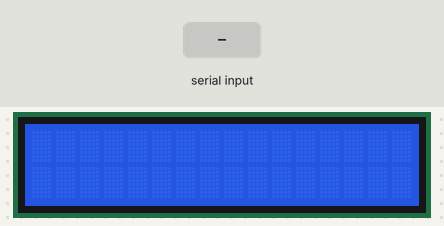
Bench run of a sketch on a simulated Arduino Uno, built with avr-gcc and run on an emulated ATmega328P. Parts: 16×2 character LCD. Inputs (shaded band) come from the test bench.

Above: at 1.2 s.
1.3 s: byte 30 received over Serial
2.8 s: byte 90 received over Serial
At 4.0 s:
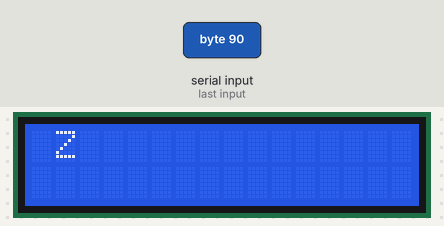
4.3 s: byte 120 received over Serial
At 5.3 s:
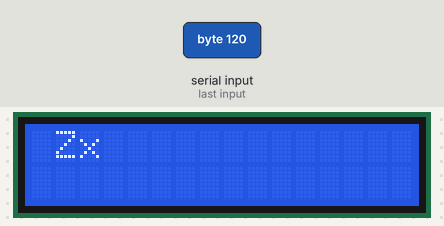
5.8 s: byte 30 received over Serial
7.3 s: byte 90 received over Serial
At 7.6 s:
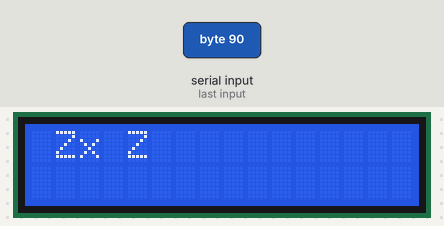
8.8 s: byte 120 received over Serial
At 10.0 s:
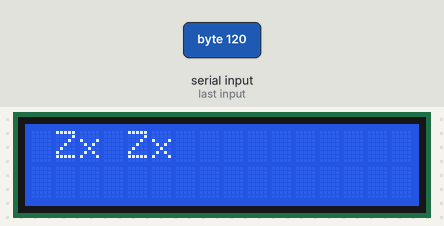
Timing chart, 0 to 11.3 s (numbered marks = the images above; inputs shaded):
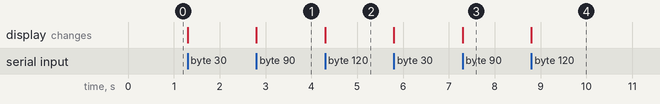

Measured:
- after the input at 2.8 s, the display: changes at once (image 1)
- after the input at 4.3 s, the display: changes at once (image 2)
- after the input at 7.3 s, the display: changes at once (image 3)
- after the input at 8.8 s, the display: changes at once (image 4)

The sketch:

test_bluetooth.ino
```cpp
#include <LiquidCrystal.h>
LiquidCrystal lcd(4, 5, 10, 11, 12, 13);
//char str[100];
char s = 0;
int c = 0;
int i = 0;

void setup() {
  Serial.begin(115200);
  lcd.begin(16, 2);
  /*lcd.print("Hello world!");
  lcd.setCursor(0, 1);
  lcd.print("foo bar baz");*/
}

void loop() {
  str1();

  /*if (Serial.available()) {
    i = Serial.read();
    lcd.clear();
    lcd.setCursor(0, 0);
    lcd.print("");
    //Serial.println(Serial.read());
  }*/
}

void str1() {
  if (Serial.available() > 0) {
    s = Serial.read();
    //lcd.clear();
    //lcd.setCursor(0, 0);
    lcd.print(s);
    /*
    if (s == 'a') { lcd.print(s); }
    if (s == 'b') { lcd.print("b"); }
    if (s == 'c') { lcd.print("c"); }
    if (s == 'd') { lcd.print("d"); }
    if (s == 'e') { lcd.print("e"); }
    if (s == 'f') { lcd.print("f"); }
    if (s == 'g') { lcd.print("g"); }
    if (s == 'h') { lcd.print("h"); }
    if (s == 'i') { lcd.print("i"); }
    if (s == 'j') { lcd.print("j"); }
    if (s == 'k') { lcd.print("k"); }
    if (s == 'l') { lcd.print("l"); }
    if (s == 'm') { lcd.print("m"); }
    if (s == 'n') { lcd.print("n"); }
    if (s == 'o') { lcd.print("o"); }
    if (s == 'p') { lcd.print("p"); }
    if (s == 'q') { lcd.print("q"); }
    if (s == 'r') { lcd.print("r"); }
    if (s == 's') { lcd.print("s"); }
    if (s == 't') { lcd.print("t"); }
    if (s == 'u') { lcd.print("u"); }
    if (s == 'w') { lcd.print("w"); }
    if (s == 'v') { lcd.print("v"); }
    if (s == 'x') { lcd.print("x"); }
    if (s == 'y') { lcd.print("y"); }
    if (s == 'z') { lcd.print("z"); }
    if (s == 'A') { lcd.print("A"); }
    if (s == 'B') { lcd.print("B"); }
    if (s == 'C') { lcd.print("C"); }
    if (s == 'D') { lcd.print("D"); }
    if (s == 'E') { lcd.print("E"); }
    if (s == 'F') { lcd.print("F"); }
    if (s == 'G') { lcd.print("G"); }
    if (s == 'H') { lcd.print("H"); }
    if (s == 'I') { lcd.print("I"); }
    if (s == 'J') { lcd.print("J"); }
    if (s == 'K') { lcd.print("K"); }
    if (s == 'L') { lcd.print("L"); }
    if (s == 'M') { lcd.print("M"); }
    if (s == 'N') { lcd.print("N"); }
    if (s == 'O') { lcd.print("O"); }
    if (s == 'P') { lcd.print("P"); }
    if (s == 'Q') { lcd.print("Q"); }
    if (s == 'R') { lcd.print("R"); }
    if (s == 'S') { lcd.print("S"); }
    if (s == 'T') { lcd.print("T"); }
    if (s == 'U') { lcd.print("U"); }
    if (s == 'W') { lcd.print("W"); }
    if (s == 'V') { lcd.print("V"); }
    if (s == 'X') { lcd.print("X"); }
    if (s == 'Y') { lcd.print("Y"); }
    if (s == 'Z') { lcd.print("Z"); }
    if (s == '0') { lcd.print("0"); }
    if (s == '1') { lcd.print("1"); }
    if (s == '2') { lcd.print("2"); }
    if (s == '3') { lcd.print("3"); }
    if (s == '4') { lcd.print("4"); }
    if (s == '5') { lcd.print("5"); }
    if (s == '6') { lcd.print("6"); }
    if (s == '7') { lcd.print("7"); }
    if (s == '8') { lcd.print("8"); }
    if (s == '9') { lcd.print("9"); }
    if (s == '@') { lcd.print("@"); }
    if (s == '#') { lcd.print("#"); }
    if (s == '$') { lcd.print("$"); }
    if (s == '%') { lcd.print("%"); }
    if (s == '^') { lcd.print("^"); }
    if (s == '&') { lcd.print("&"); }
    if (s == '*') { lcd.print("*"); }
    if (s == '(') { lcd.print("("); }
    if (s == ')') { lcd.print(")"); }
    if (s == '+') { lcd.print("+"); }
    if (s == '-') { lcd.print("-"); }
    if (s == '_') { lcd.print("_"); }
    if (s == '=') { lcd.print("="); }
    if (s == '/') { lcd.print("/"); }
    if (s == '|') { lcd.print("|"); }
    //if (s == '"') { lcd.print("""); }
    if (s == ':') { lcd.print(":"); }
    if (s == ';') { lcd.print(";"); }
    if (s == ']') { lcd.print("]"); }
    if (s == '[') { lcd.print("["); }
    if (s == '{') { lcd.print("{"); }
    if (s == '}') { lcd.print("}"); }
    if (s == '!') { lcd.print("!"); }
    if (s == '?') { lcd.print("?"); }
    if (s == ',') { lcd.print(","); }
    if (s == '.') { lcd.print("."); }
    if (s == '<') { lcd.print("<"); }
    if (s == '>') { lcd.print(">"); }
    if (s == '~') { lcd.print("~"); }
    Serial.println(s);
    //c++;  // 91
    */
  }
}
```
